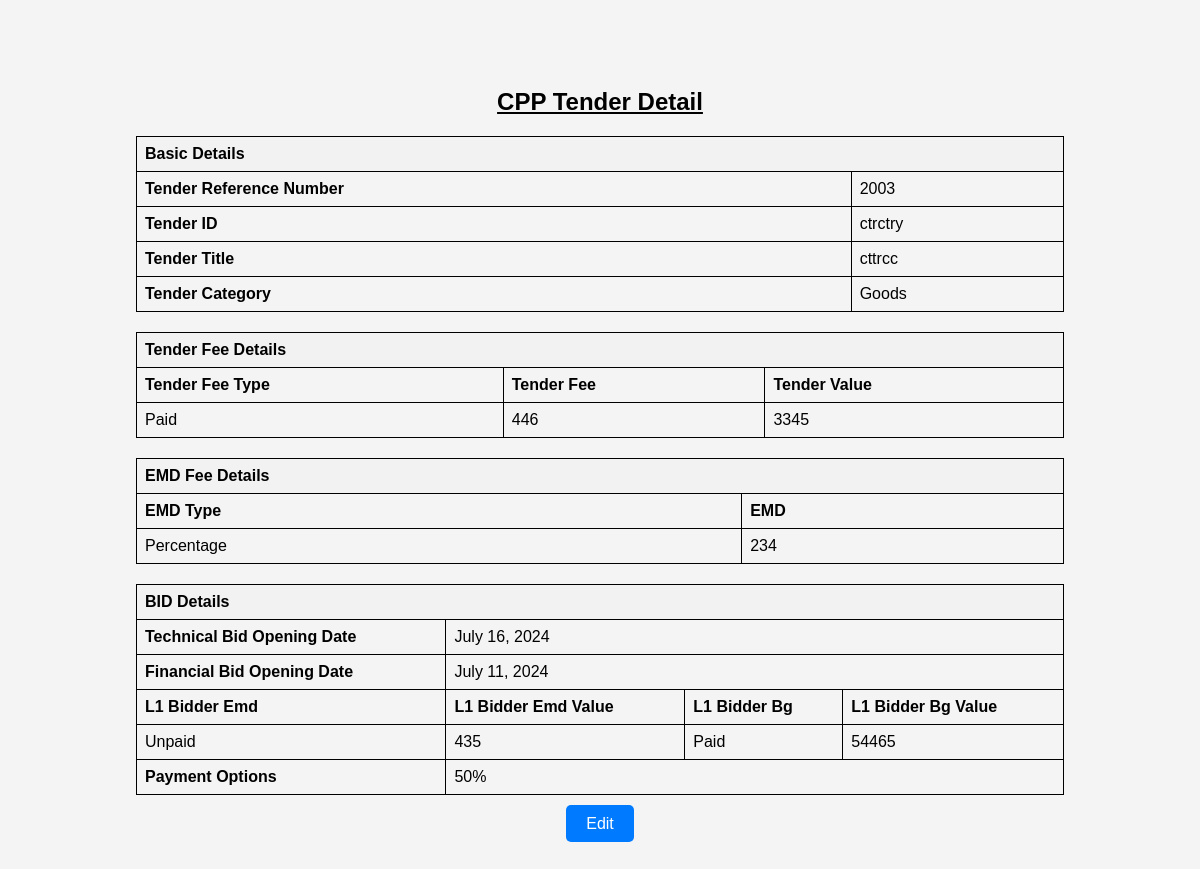
The app's page /adminMIS/cpppStatus/1/ (signed in), older data.
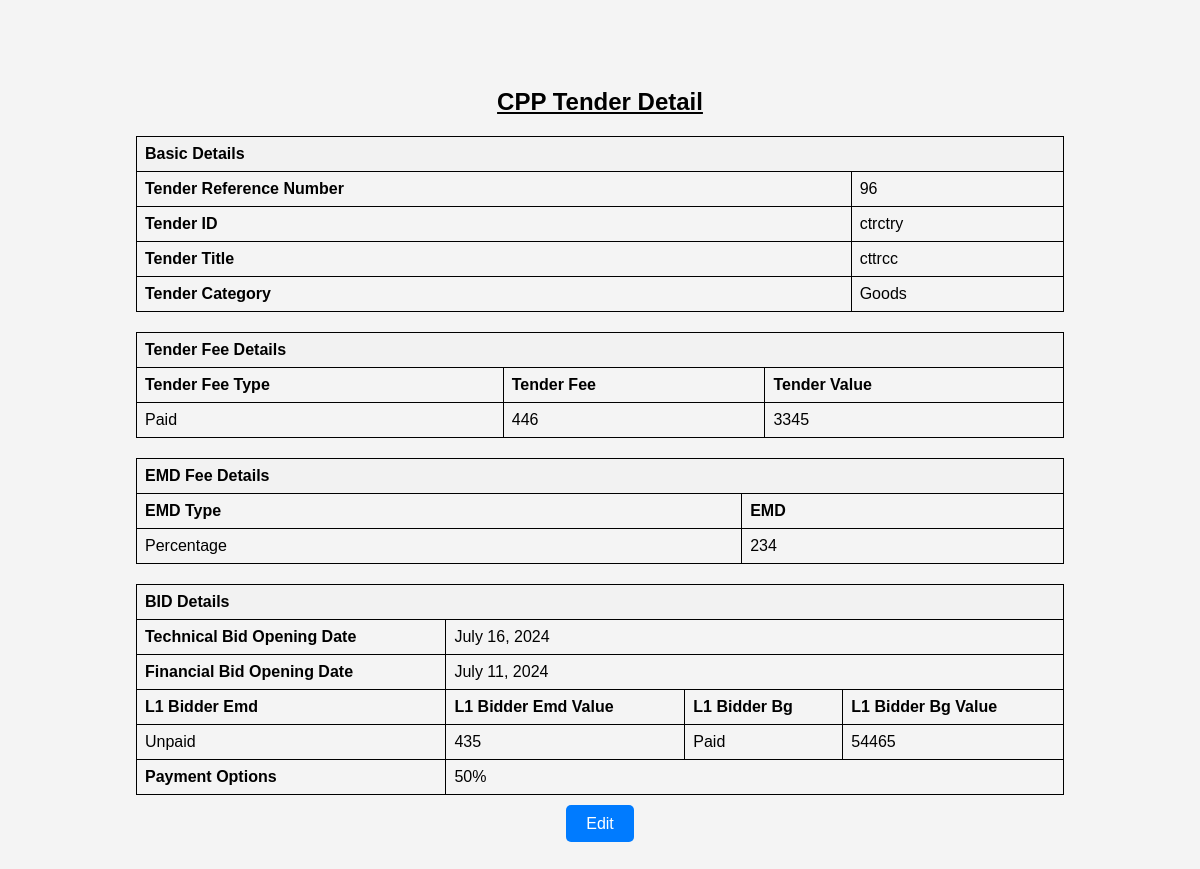
The same page, newer data.
### MIS/models.py (models this page shows)
class Cppp(models.Model):
    tenderReferenceNumber = models.IntegerField()
    tenderID = models.CharField(max_length=50)
    tenderTitle = models.CharField(max_length=50)
    tenderCategory = models.CharField(max_length=50, choices=[('Goods', 'Goods'), ('Services', 'Services'), ('Works', 'Works')])
    tenderFeeType = models.CharField(max_length=50, choices=[('Paid', 'Paid'), ('Unpaid', 'Unpaid')])
    tenderFee = models.IntegerField()
    tenderValue = models.IntegerField()
    emdType = models.CharField(max_length=50, choices=[('Percentage', 'Percentage'), ('Fixed', 'Fixed')])
    emd = models.IntegerField()
    technicalBidOpeningDate = models.DateField()
    financialBidOpeningDate = models.DateField()
    l1BidderName = models.CharField(max_length=50)
    contractAwardDate = models.DateField()
    l1BidderEmd = models.CharField(max_length=50, choices=[('Paid', 'Paid'), ('Unpaid', 'Unpaid')])
    l1BidderEmdValue = models.IntegerField()
    l1BidderBg = models.CharField(max_length=50, choices=[('Paid', 'Paid'), ('Unpaid', 'Unpaid')])
    l1BidderBgValue = models.IntegerField()
    paymentOptions = models.CharField(max_length=50, choices=[('10%', '10%'), ('25%', '25%'), ('50%', '50%'), ('75%', '75%'), ('90%', '90%'), ('100%', '100%')])

### MIS/views.py (the view)
# urls.py: path('adminMIS/cpppStatus/<int:pk>/', views.cpppDetail, name='cpppDetail'),
@login_required(login_url='/')
def cpppDetail(request, pk):
    entry = get_object_or_404(Cppp, pk=pk)
    return render(request, 'MIS/procurement/cppp/cpppDetail.html', {'entry': entry})

### templates/MIS/procurement/cppp/cpppDetail.html (shortened to what this page needs)
{% load static %}
<!DOCTYPE html>
<html lang="en">
<head>
    <link rel="stylesheet" href="{% static 'MIS/detail.css' %}">
</head>
<body>
<div class="container">
    <div class="title">CPP Tender Detail</div>
    <table>
        <tr>
            <th colspan="2">Basic Details</th>
        </tr>
        <tr>
            <td><b>Tender Reference Number</b></td>
            <td>{{ entry.tenderReferenceNumber }}</td>
        </tr>
        <tr>
            <td><b>Tender ID</b></td>
            <td>{{ entry.tenderID }}</td>
        </tr>
        <tr>
            <td><b>Tender Title</b></td>
            <td>{{ entry.tenderTitle }}</td>
        </tr>
        <tr>
            <td><b>Tender Category</b></td>
            <td>{{ entry.tenderCategory }}</td>
        </tr>
    </table>
    <table>
        <tr>
            <th colspan="3">Tender Fee Details</th>
        </tr>
        <tr>
            <td><b>Tender Fee Type</b></td>
            <td><b>Tender Fee</b></td>
            <td><b>Tender Value</b></td>
        </tr>
        <tr>
            <td>{{ entry.tenderFeeType }}</td>
            <td>{{ entry.tenderFee }}</td>
            <td>{{ entry.tenderValue }}</td>
        </tr>
    </table>
    <table>
        <tr>
            <th colspan="2">EMD Fee Details</th>
        </tr>
        <tr>
            <td><b>EMD Type</b></td>
            <td><b>EMD</b></td>
        </tr>
        <tr>
            <td>{{ entry.emdType }}</td>
            <td>{{ entry.emd }}</td>
        </tr>
    </table>
    <table>
        <tr>
            <th colspan="4">BID Details</th>
        </tr>
        <tr>
            <td><b>Technical Bid Opening Date</b></td>
            <td colspan="3">{{ entry.technicalBidOpeningDate }}</td>
        </tr>
        <tr>
            <td><b>Financial Bid Opening Date</b></td>
            <td colspan="3">{{ entry.financialBidOpeningDate }}</td>
        </tr>
        <tr>
            <td><b>L1 Bidder Emd</b></td>
            <td><b>L1 Bidder Emd Value</b></td>
            <td><b>L1 Bidder Bg</b></td>
            <td><b>L1 Bidder Bg Value</b></td>
        </tr>
        <tr>
            <td>{{ entry.l1BidderEmd }}</td>
            <td>{{ entry.l1BidderEmdValue }}</td>
            <td>{{ entry.l1BidderBg }}</td>
            <td>{{ entry.l1BidderBgValue }}</td>
        </tr>
        <tr>
            <td><b>Payment Options</b></td>
            <td colspan="3">{{ entry.paymentOptions }}</td>
        </tr>
    </table>
    <div class="edit-button">
        <a href = "{% url 'cpppEdit' entry.pk %}">Edit</a>
    </div>
</div>
</body>
</html>

Row changes from the older to the newer data that the page shows:
changed Cppp "ctrctry": tenderReferenceNumber "2003" → "96"
